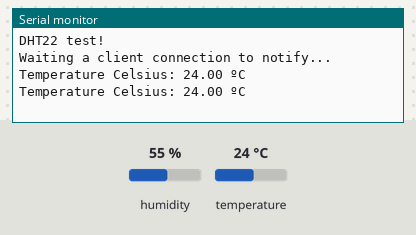
The program below on a simulated ESP32. On the bench: the last lines printed to the serial monitor. The inputs (shaded band) are chosen by the test bench; at power-on: temperature 24 °C, humidity 55 %. Nothing arrives over Bluetooth unless stated; a phone connects over Bluetooth LE 3 s after start.

Above: at 8.8 s.
8.9 s: temperature set to 12 °C
At 13.1 s:
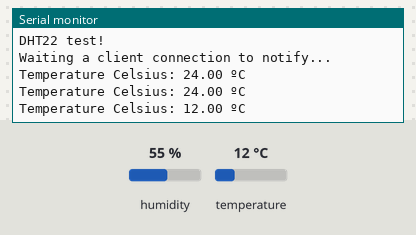
14.9 s: temperature set to 19 °C
At 16.4 s:
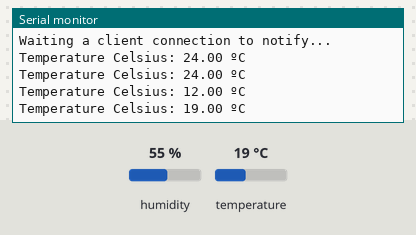
Timing chart, 0 to 17.9 s (numbered marks = the images above; inputs shaded):
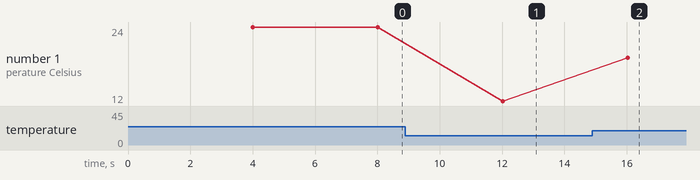

The program:

main.cpp
```cpp
#include <Arduino.h>

/*********
 Wireless Board to Board connection -- Server side

 Reference code: https://randomnerdtutorials.com/esp32-ble-server-client/

 Code created to work with the DHT22 sensor and the ESP32 board
*********/

#include <BLEDevice.h>
#include <BLEServer.h>
#include <BLEUtils.h>
#include <BLE2902.h>
#include <Wire.h>
#include <Adafruit_Sensor.h>
#include <DHT.h>

//Default Temperature is in Celsius
//Comment the next line for Temperature in Fahrenheit
#define temperatureCelsius

//BLE server name
#define bleServerName "DHT22_ESP32"

#define DHTPIN 4

#define DHTTYPE DHT22

DHT dht(DHTPIN, DHTTYPE);

float temp;
float tempF;

// Timer variables
unsigned long lastTime = 0;
unsigned long timerDelay = 4000;

bool deviceConnected = false;

// See the following for generating UUIDs:
// https://www.uuidgenerator.net/

#define SERVICE_UUID "91bad492-b950-4226-aa2b-4ede9fa42f59"

// Temperature Characteristic and Descriptor
#ifdef temperatureCelsius
  BLECharacteristic bmeTemperatureCelsiusCharacteristics("cba1d466-344c-4be3-ab3f-189f80dd7518", BLECharacteristic::PROPERTY_NOTIFY);
  BLEDescriptor bmeTemperatureCelsiusDescriptor(BLEUUID((uint16_t)0x2902));
#else
  BLECharacteristic bmeTemperatureFahrenheitCharacteristics("f78ebbff-c8b7-4107-93de-889a6a06d408", BLECharacteristic::PROPERTY_NOTIFY);
  BLEDescriptor bmeTemperatureFahrenheitDescriptor(BLEUUID((uint16_t)0x2902));
#endif

//Setup callbacks onConnect and onDisconnect
class MyServerCallbacks: public BLEServerCallbacks {
  void onConnect(BLEServer* pServer) {
    deviceConnected = true;
  };
  void onDisconnect(BLEServer* pServer) {
    deviceConnected = false;
    //u8x8.drawString(0,3,"Disconnected");
  }
};

void setup() {

  Serial.begin(9600);
  Serial.println(F("DHT22 test!"));
  dht.begin();

  // Create the BLE Device
  BLEDevice::init(bleServerName);

  // Create the BLE Server
  BLEServer *pServer = BLEDevice::createServer();
  pServer->setCallbacks(new MyServerCallbacks());

  // Create the BLE Service
  BLEService *bmeService = pServer->createService(SERVICE_UUID);

  // Create BLE Characteristics and Create a BLE Descriptor
  // Temperature
  #ifdef temperatureCelsius
    bmeService->addCharacteristic(&bmeTemperatureCelsiusCharacteristics);
    bmeTemperatureCelsiusDescriptor.setValue("BME temperature Celsius");
    bmeTemperatureCelsiusCharacteristics.addDescriptor(&bmeTemperatureCelsiusDescriptor);
  #else
    bmeService->addCharacteristic(&bmeTemperatureFahrenheitCharacteristics);
    bmeTemperatureFahrenheitDescriptor.setValue("BME temperature Fahrenheit");
    bmeTemperatureFahrenheitCharacteristics.addDescriptor(&bmeTemperatureFahrenheitDescriptor);
  #endif

  // Start the service
  bmeService->start();

  // Start advertising
  BLEAdvertising *pAdvertising = BLEDevice::getAdvertising();
  pAdvertising->addServiceUUID(SERVICE_UUID);
  pServer->getAdvertising()->start();
  Serial.println("Waiting a client connection to notify...");
}

void loop() {
  if (deviceConnected) {
    if ((millis() - lastTime) > timerDelay) {
      // Read temperature as Celsius (the default)
      temp = dht.readTemperature();
      // Fahrenheit
      tempF = dht.readTemperature(false);

      //Notify temperature reading from BME sensor
      #ifdef temperatureCelsius
        static char temperatureCTemp[6];
        //Set temperature Characteristic value and notify connected client
        dtostrf(temp, 6, 2, temperatureCTemp);
        bmeTemperatureCelsiusCharacteristics.setValue(temperatureCTemp);
        bmeTemperatureCelsiusCharacteristics.notify();
        Serial.print("Temperature Celsius: ");
        Serial.print(temp);
        Serial.print(" ºC\n");
      #else
        static char temperatureFTemp[6];
        dtostrf(tempF, 6, 2, temperatureFTemp);
        //Set temperature Characteristic value and notify connected client
        bmeTemperatureFahrenheitCharacteristics.setValue(temperatureFTemp);
        bmeTemperatureFahrenheitCharacteristics.notify();
        Serial.print("Temperature Fahrenheit: ");
        Serial.print(tempF);
        Serial.print(" ºF");
      #endif

      lastTime = millis();
    }
  }
}
```

Measured:
- after the input at 8.9 s, the serial monitor: prints a new line after 3.1 s (image 1)
- after the input at 14.9 s, the serial monitor: prints a new line after 1.1 s (image 2)
- plotted number 1: 24 → 12 after the input at 8.9 s, 12 → 19 after the input at 14.9 s
